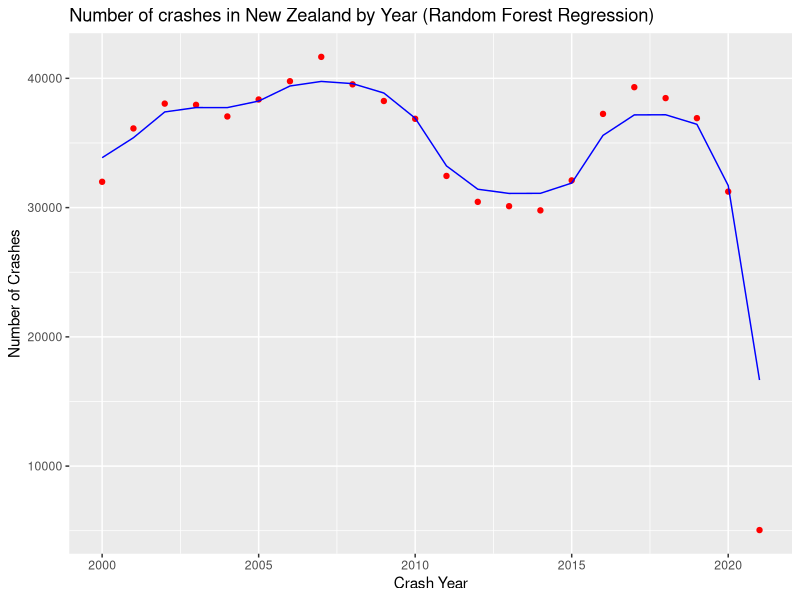

Reproduce this figure in R.
# Random Forest Regression
Packages <- c('randomForest', 'ggplot2')
install.packages(Packages)
lapply(Packages, library, character.only = TRUE)

# Path setting
getwd()
setwd("~/Downloads/R Project/Ministry of Transport/ML Algorithms")

# Importing the dataset
dataset = read.csv('data.csv')

# Fitting Random Forest Regression to the dataset
regressor = randomForest(x = dataset[-2],
                         y = dataset$NumberOfCrashes,
                         ntree = 500)

# Predicting a new result with Random Forest Regression
predict(regressor, data.frame(CrashYear = 2021))

# Visualizing the Random Forest Regression results
ggplot() +
  geom_point(aes(x = dataset$CrashYear, y = dataset$NumberOfCrashes),
             colour = 'red') +
  geom_line(aes(x = dataset$CrashYear, y = predict(regressor, newdata = dataset)),
            colour = 'blue') +
  ggtitle('Number of crashes in New Zealand by Year (Random Forest Regression)') +
  xlab('Crash Year') +
  ylab('Number of Crashes')
